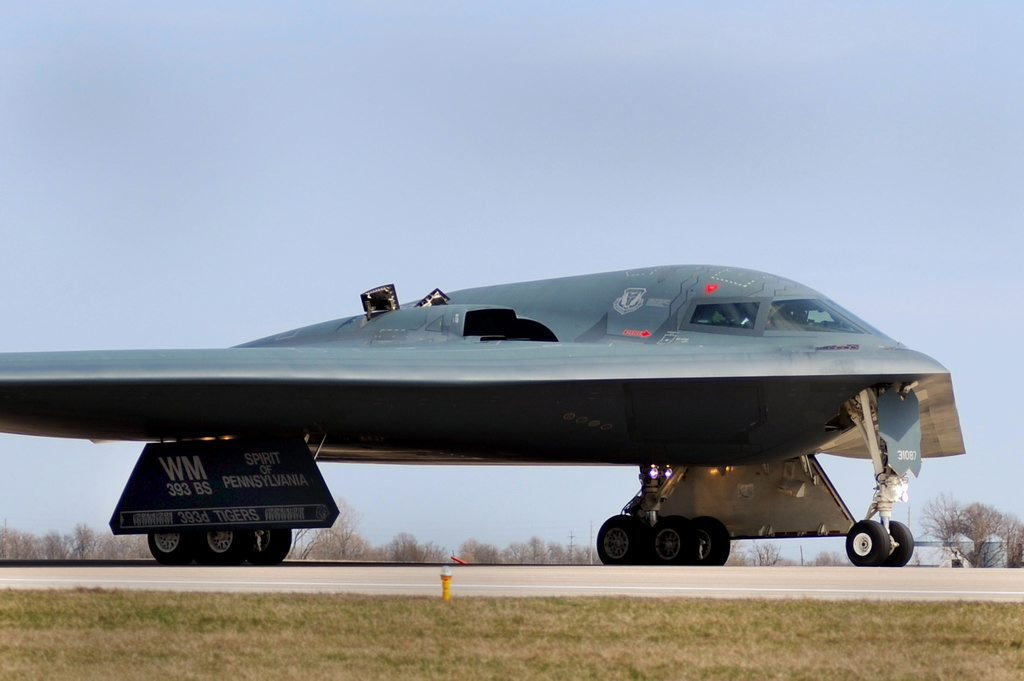
#> input picture machine/test4.jpg, 1024 x 681 px
$ python 10-21.py
#> lines starting #> are read from the running program, lines starting #| are printed output that depends on the picture

#分段线性变换
import cv2
import numpy as np
fn="test4.jpg"
myimg=cv2.imread(fn)
#> myimg is the input picture: shape (681, 1024, 3); mean B, G, R 162, 153.3, 147.8
img=cv2.cvtColor(myimg,cv2.COLOR_BGR2GRAY)
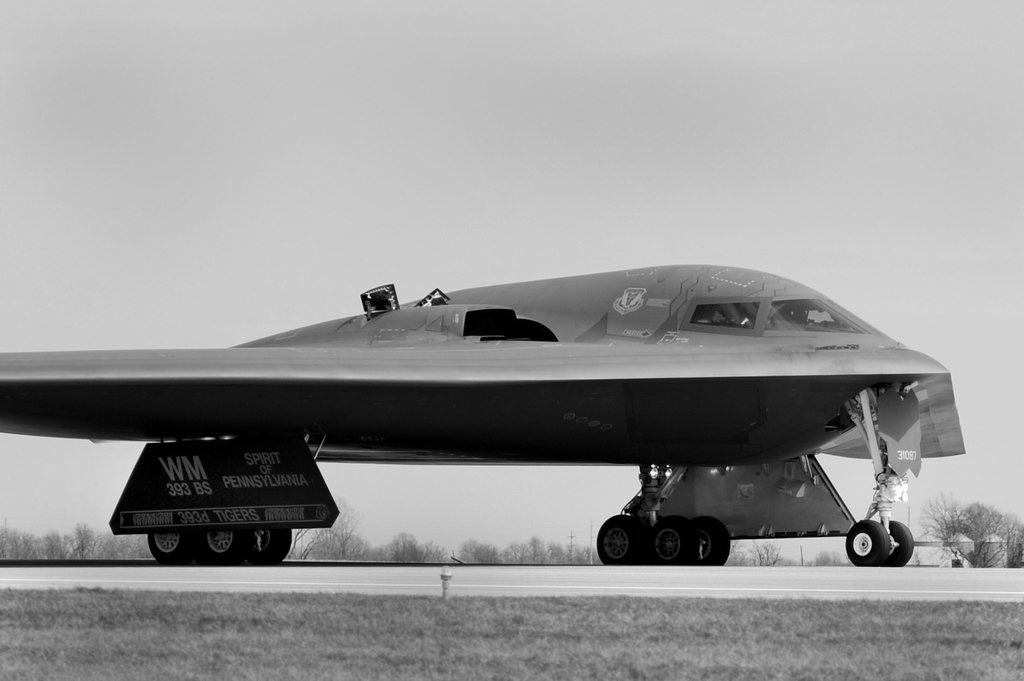
#> img: shape (681, 1024); min 0, max 255, mean 152.7

w=img.shape[1]
#> w = 1024
h=img.shape[0]
#> h = 681
newimg=np.zeros((h,w),np.uint8)
#源
Ds_min=0
Ds_internal=80#中间
Ds_max=255
#目标
Dd_min=0
Dd_internal=160#中间
Dd_max=255
for m in range(h):
    for n in range(w):
        if img[m,n]>Ds_min and img[m,n]<=Ds_internal:
            newimg[m,n]=int((Dd_internal-Dd_min)/(Ds_internal-Ds_min)*(img[m,n]-Ds_min)+Dd_min)
        else:
            newimg[m,n]=int((Dd_max-Dd_internal)/(Ds_max-Ds_internal)*(img[m,n]-Ds_internal)+Dd_internal)
    print (".",end="" )
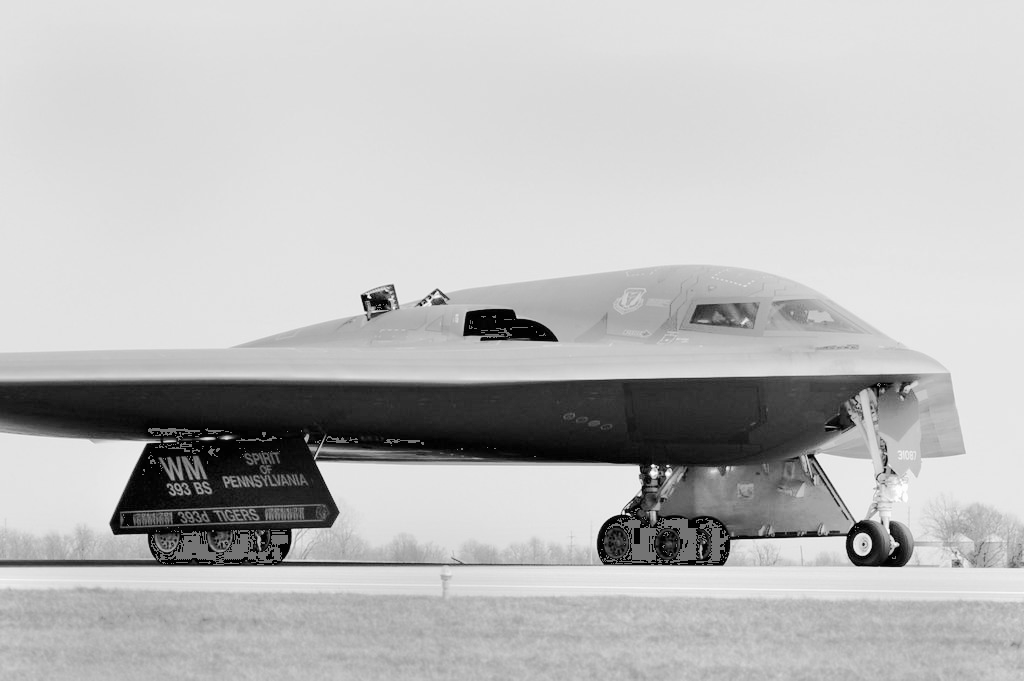
#> newimg: shape (681, 1024); min 2, max 255, mean 186.6


cv2.imshow('src',img)
cv2.imshow('dst',newimg)
cv2.waitKey()
cv2.destroyAllWindows()

$ run again, with machine/test1.jpg copied over machine/test4.jpg
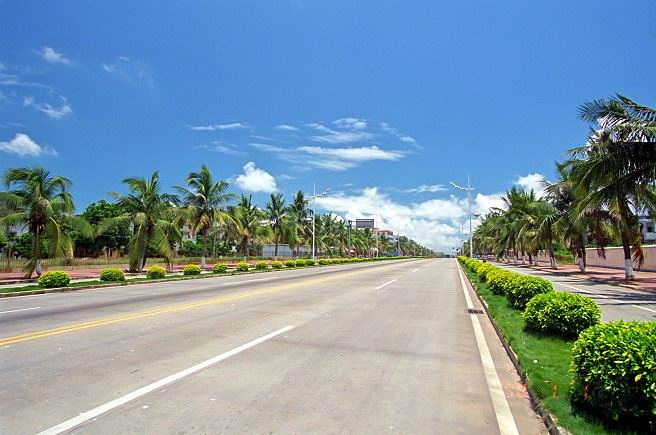
#> input picture machine/test1.jpg, 656 x 435 px
#> myimg is the input picture: shape (435, 656, 3); mean B, G, R 163.1, 147.9, 122.4
#> `img=cv2.cvtColor(myimg,cv2.COLOR_BGR2GRAY)`:
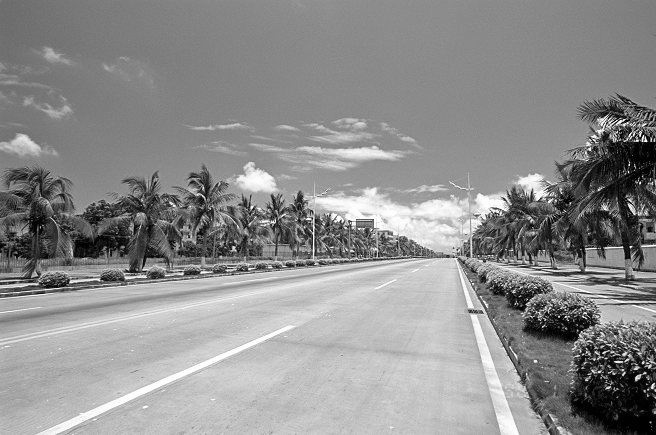
#> img: shape (435, 656); min 0, max 255, mean 142
#> after the loop `for m in range(h):`:
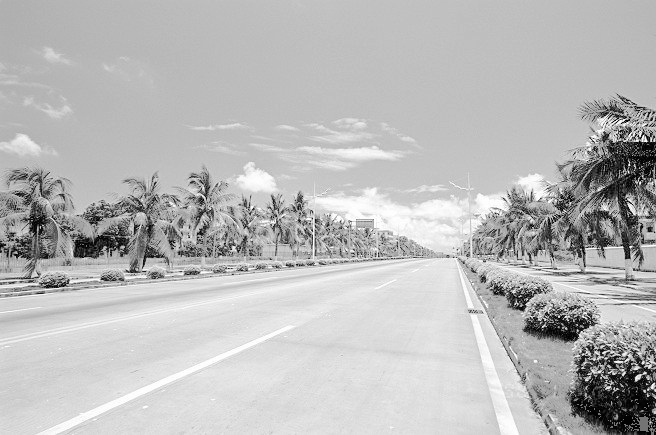
#> newimg: shape (435, 656); min 2, max 255, mean 186.2

$ run again, with machine/test112.jpg copied over machine/test4.jpg
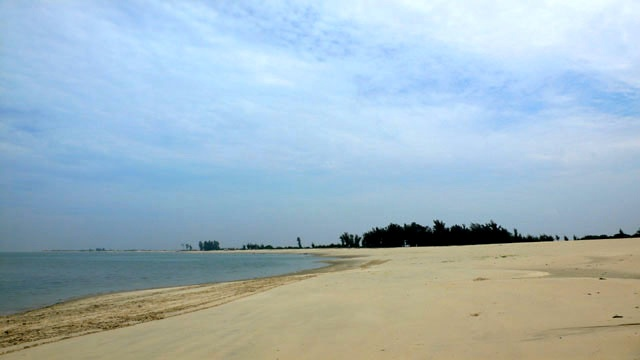
#> input picture machine/test112.jpg, 640 x 360 px
#> myimg is the input picture: shape (360, 640, 3); mean B, G, R 192, 181.7, 160.6
#> `img=cv2.cvtColor(myimg,cv2.COLOR_BGR2GRAY)`:
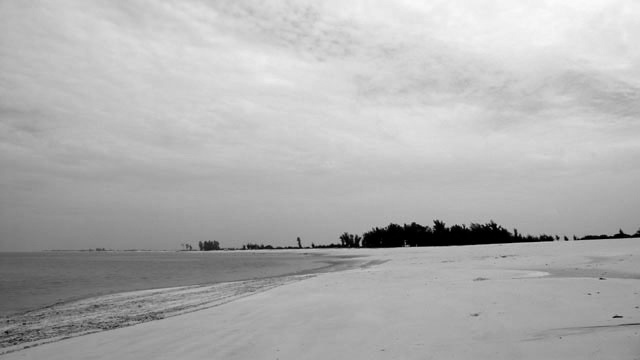
#> img: shape (360, 640); min 0, max 251, mean 176.6
#> after the loop `for m in range(h):`:
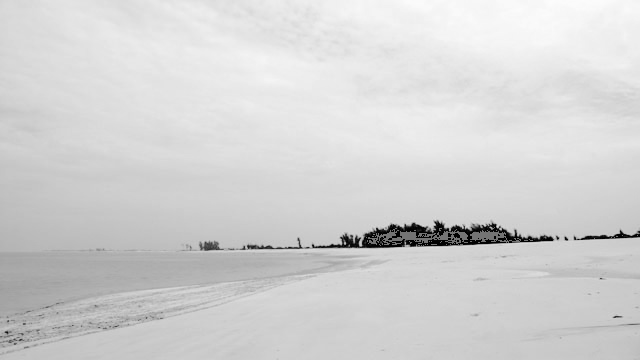
#> newimg: shape (360, 640); min 2, max 252, mean 210.8

$ run again, with machine/test2.jpg copied over machine/test4.jpg
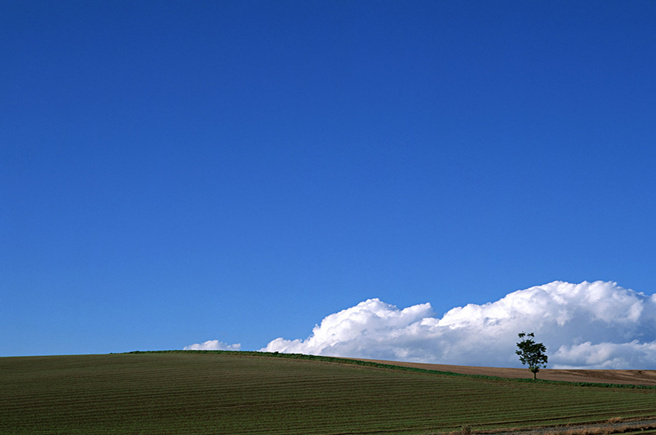
#> input picture machine/test2.jpg, 656 x 435 px
#> myimg is the input picture: shape (435, 656, 3); mean B, G, R 162.9, 99.8, 59.6
#> `img=cv2.cvtColor(myimg,cv2.COLOR_BGR2GRAY)`:
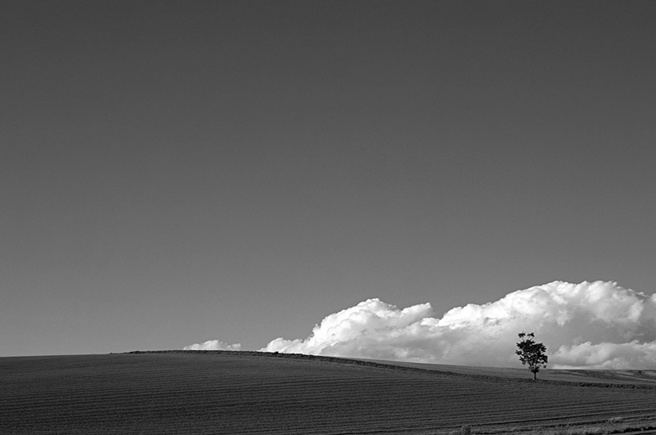
#> img: shape (435, 656); min 0, max 255, mean 95
#> after the loop `for m in range(h):`:
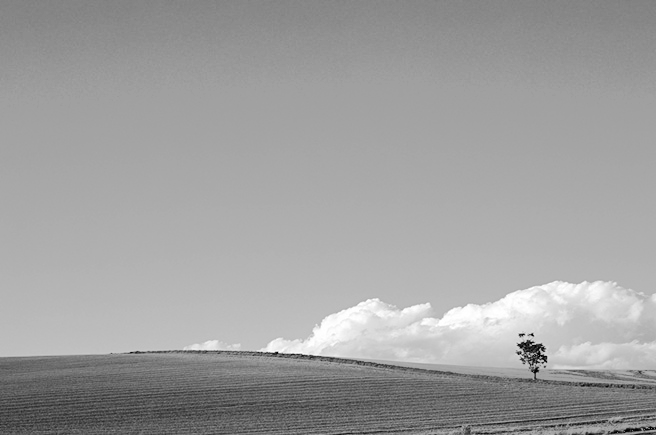
#> newimg: shape (435, 656); min 2, max 255, mean 158.9
